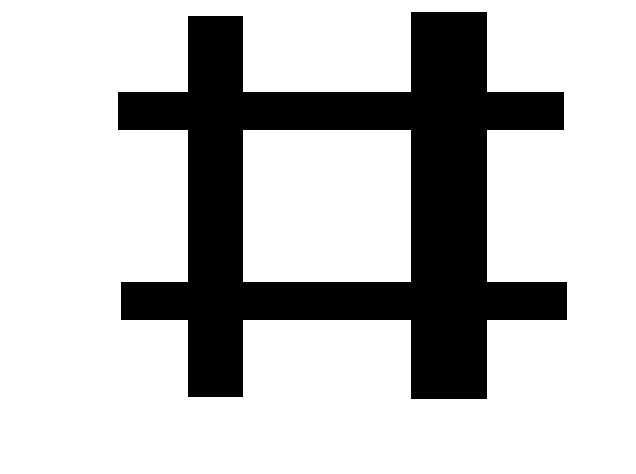
#> input picture 09/sobel4.bmp, 636 x 474 px
$ python 9.4.py   (older library calls are emulated)
#> lines starting #> are read from the running program, lines starting #| are printed output that depends on the picture; after the words box and inside, x2 and y2 are one past the last pixel; in counts of white or black regions, pixels touching at a corner belong together
import cv2
o = cv2.imread("sobel4.bmp",cv2.IMREAD_GRAYSCALE)
#> o: shape (474, 636); 75.4% white; 1 black region, box (x1, y1, x2, y2) and area: (118, 12, 567, 399) 74307
Sobely = cv2.Sobel(o,cv2.CV_64F,0,1);
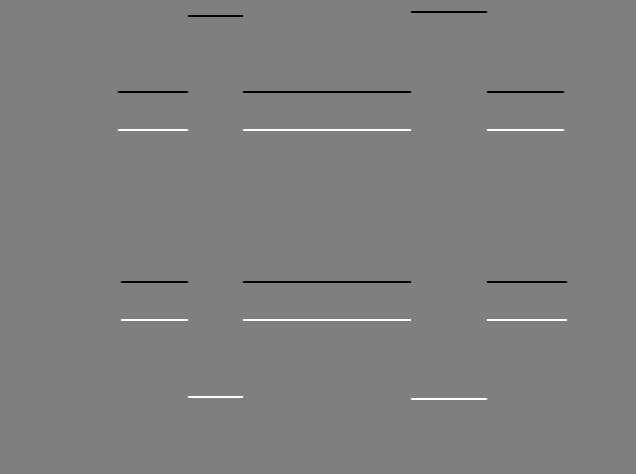
#> Sobely: shape (474, 636) float64; min -1020, max 1020, mean 0; drawn with min black and max white
Sobely = cv2.convertScaleAbs(Sobely)
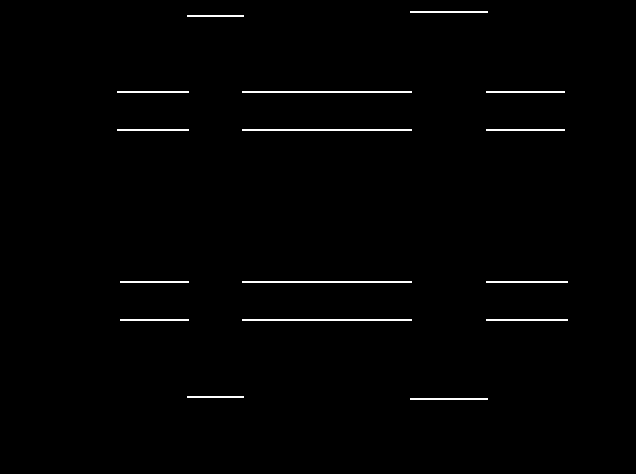
#> Sobely: shape (474, 636); 1% white in thin lines or dots, all inside (x1, y1, x2, y2) = (117, 11, 568, 400)
cv2.imshow("o",o)
cv2.imshow("x",Sobely)
cv2.waitKey()
cv2.destroyAllWindows()

$ run again, with 09/sobel1.bmp copied over 09/sobel4.bmp
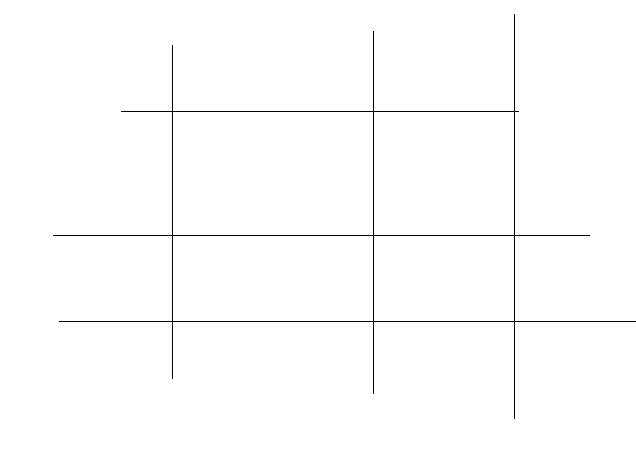
#> input picture 09/sobel1.bmp, 636 x 474 px
#> o: shape (474, 636); 99.1% white; black in thin lines or dots, all inside (x1, y1, x2, y2) = (53, 14, 636, 419)
#> `Sobely = cv2.Sobel(o,cv2.CV_64F,0,1);`:
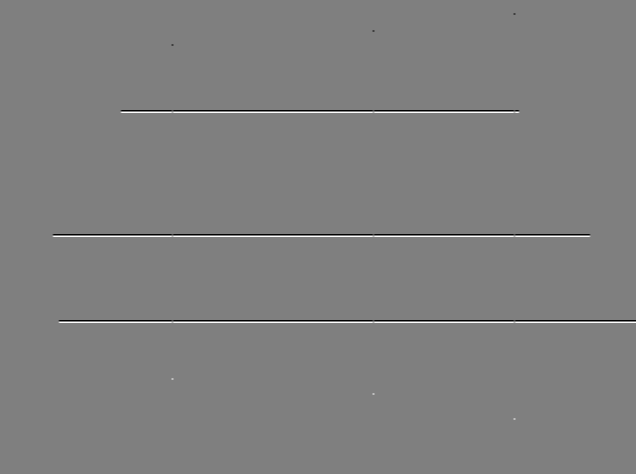
#> Sobely: shape (474, 636) float64; min -1020, max 1020, mean 0; drawn with min black and max white
#> `Sobely = cv2.convertScaleAbs(Sobely)`:
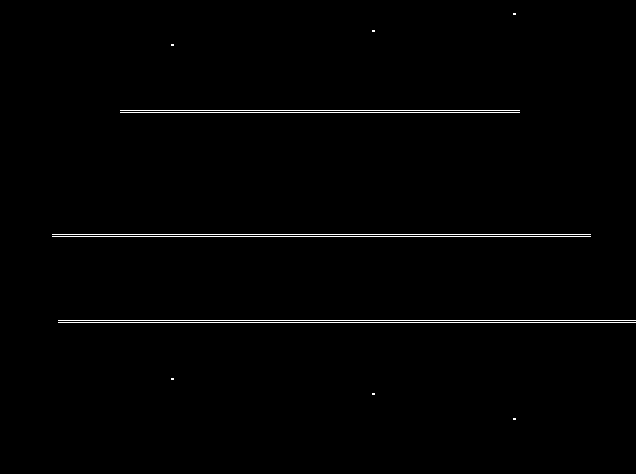
#> Sobely: shape (474, 636); 1% white in thin lines or dots, all inside (x1, y1, x2, y2) = (52, 13, 636, 420)

$ run again, with 09/sobel2.bmp copied over 09/sobel4.bmp
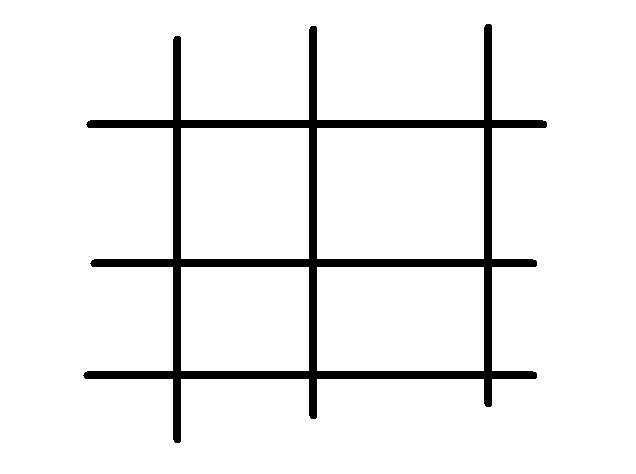
#> input picture 09/sobel2.bmp, 636 x 474 px
#> o: shape (474, 636); 93.5% white; 1 black region, box (x1, y1, x2, y2) and area: (83, 24, 547, 443) 19700
#> `Sobely = cv2.Sobel(o,cv2.CV_64F,0,1);`:
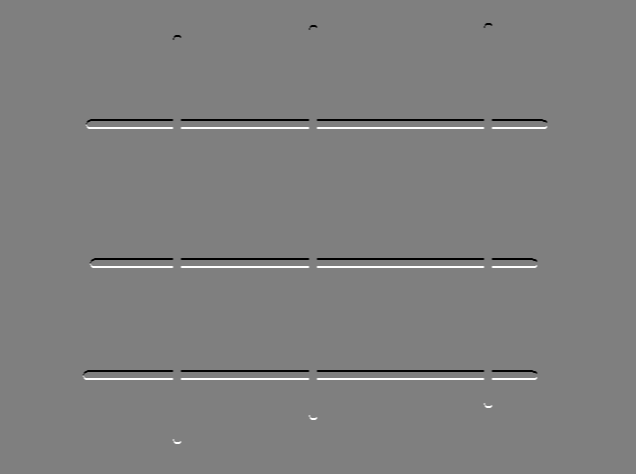
#> Sobely: shape (474, 636) float64; min -1020, max 1020, mean 0; drawn with min black and max white
#> `Sobely = cv2.convertScaleAbs(Sobely)`:
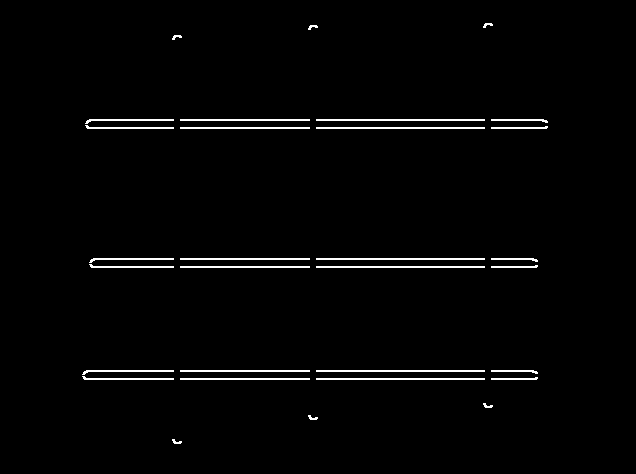
#> Sobely: shape (474, 636); 1.8% white in thin lines or dots, all inside (x1, y1, x2, y2) = (82, 23, 548, 444)

$ run again, with 09/sobel3.bmp copied over 09/sobel4.bmp
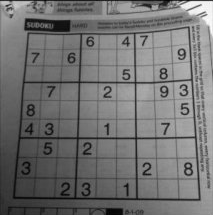
#> input picture 09/sobel3.bmp, 213 x 215 px
#> o is the input picture: shape (215, 213); min 0, max 255, mean 113.6
#> `Sobely = cv2.Sobel(o,cv2.CV_64F,0,1);`:
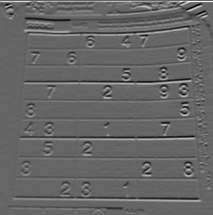
#> Sobely: shape (215, 213) float64; min -549, max 812, mean -0.1; drawn with min black and max white
#> `Sobely = cv2.convertScaleAbs(Sobely)`:
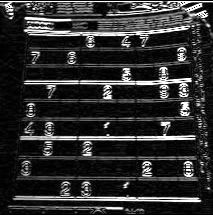
#> Sobely: shape (215, 213); min 0, max 255, mean 46.9
